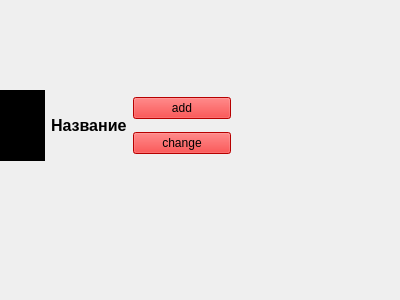
<?xml version="1.0" encoding="UTF-8"?>
<ui version="4.0">
 <class>Form</class>
 <widget class="QWidget" name="Form">
  <property name="geometry">
   <rect>
    <x>0</x>
    <y>0</y>
    <width>400</width>
    <height>300</height>
   </rect>
  </property>
  <property name="windowTitle">
   <string>Form</string>
  </property>
  <widget class="QWidget" name="horizontalLayoutWidget_3">
   <property name="geometry">
    <rect>
     <x>-30</x>
     <y>90</y>
     <width>261</width>
     <height>71</height>
    </rect>
   </property>
   <layout class="QHBoxLayout" name="horizontalLayout_2">
    <item>
     <widget class="QLabel" name="img_furniture">
      <property name="sizePolicy">
       <sizepolicy hsizetype="Fixed" vsizetype="Preferred">
        <horstretch>0</horstretch>
        <verstretch>0</verstretch>
       </sizepolicy>
      </property>
      <property name="minimumSize">
       <size>
        <width>75</width>
        <height>0</height>
       </size>
      </property>
      <property name="styleSheet">
       <string notr="true">background: rgb(0, 0, 0)</string>
      </property>
      <property name="text">
       <string/>
      </property>
     </widget>
    </item>
    <item>
     <widget class="QLabel" name="name_furniture">
      <property name="sizePolicy">
       <sizepolicy hsizetype="Fixed" vsizetype="Preferred">
        <horstretch>0</horstretch>
        <verstretch>0</verstretch>
       </sizepolicy>
      </property>
      <property name="minimumSize">
       <size>
        <width>10</width>
        <height>0</height>
       </size>
      </property>
      <property name="font">
       <font>
        <pointsize>12</pointsize>
        <weight>75</weight>
        <bold>true</bold>
       </font>
      </property>
      <property name="text">
       <string>Название</string>
      </property>
     </widget>
    </item>
    <item>
     <layout class="QVBoxLayout" name="verticalLayout_5">
      <item>
       <widget class="QPushButton" name="add_button">
        <property name="styleSheet">
         <string notr="true">QPushButton {
  background: rgb(255, 0, 0);
}

QPushButton:pressed{
  background: rgb(38, 132, 255)
}</string>
        </property>
        <property name="text">
         <string>add</string>
        </property>
       </widget>
      </item>
      <item>
       <widget class="QPushButton" name="change_button">
        <property name="styleSheet">
         <string notr="true">QPushButton {
  background: rgb(255, 0, 0);
}

QPushButton:pressed{
  background: rgb(38, 132, 255)
}</string>
        </property>
        <property name="text">
         <string>change</string>
        </property>
       </widget>
      </item>
     </layout>
    </item>
   </layout>
  </widget>
 </widget>
 <resources/>
 <connections/>
</ui>
